Frame 1 (no input): blank canvas, image omitted
Frame 60 (the mouse pressed at the canvas centre just before this capture): blank canvas, image omitted
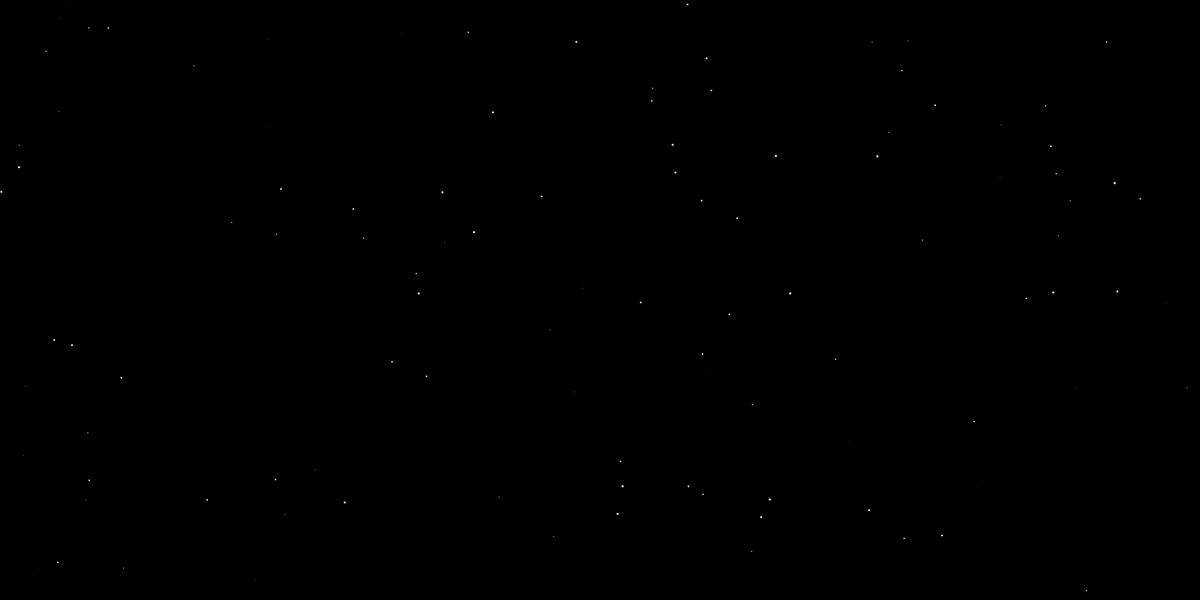
Frame 120 (the mouse held since frame 60 and released just before this capture)

The Processing sketch whose frames 1 and 60 were blank and that drew this single picture after the mouse press (run headless with seeded random() and noise(); from frame 60 on, the mouse is pressed at the canvas centre):

// Processing sketch: stars
// ── stars.pde
Star [] stars = new Star[500];
int count = 0;
int maxStars = 500;

void setup() {
    size(1600,800);
    background(#000000);

    noStroke();
    colorMode(HSB, 100);
    frameRate(4);
}

void draw() {
    stars[count] = new Star(random(width), random(height));
    stars[count].draw();
    count++;

    if (count == maxStars) { noLoop(); }
}

class Star {
    float x, y, diam;
    /* add color */
    // color c;
    /* add a glow */
    // float g_diam;
    // color g_intensity;


    Star(float x, float y) {
        this.x = x;
        this.y = y;
        this.diam = random(3.0);

        /* add color */
        // float alpha = 40 + random(60);
        // this.c = color(int(random(100)), int(random(20)), 100, alpha);

        /* add a glow */
        // this.g_diam = (1 + random(2.0) ) * diam;
        // this.g_intensity = color(
        //     hue(c),
        //     saturation(c),
        //     brightness(c),
        //     alpha * random(0.5)
        // );
    }

    void draw() {
        /* add a glow */
        // fill(g_intensity);
        // circle(x,y, g_diam);

        fill(#ffffff);
        /* add color */
        // fill(c);
        circle(x, y, diam);
    }
}
